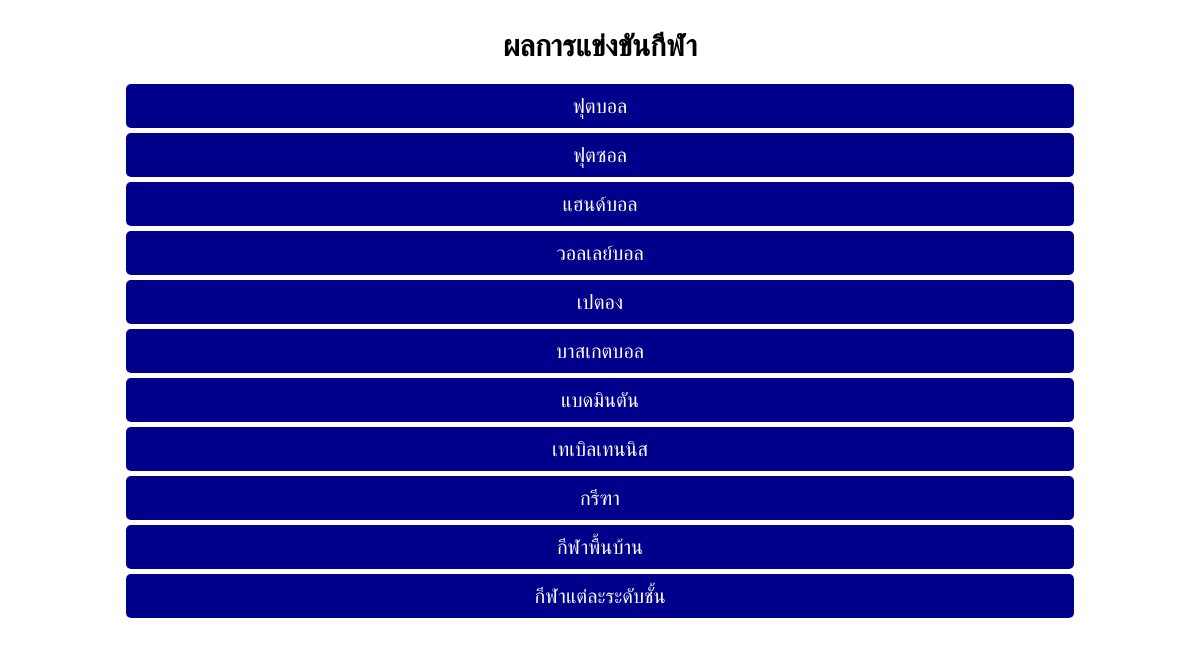
The app's page /report.php with its own data.
### tables this page shows
CREATE TABLE `sports` (
  `sport_id` int(11) NOT NULL,
  `sport_name` varchar(128) NOT NULL,
  `sport_type` varchar(64) NOT NULL,
  `sport_degree` varchar(16) NOT NULL,
  `sport_gender` varchar(8) NOT NULL,
  `sport_amount` int(2) NOT NULL,
  `sport_note` varchar(256) NOT NULL
);

### report.php (the view, shortened to what this page needs)
<?php include 'conn.php'; ?>
<!DOCTYPE html>
<html lang="en">
    <head>
        <link rel="stylesheet" href="https://cdnjs.cloudflare.com/ajax/libs/font-awesome/6.6.0/css/all.min.css" />
    </head>
    <body>
        <div class="menu-container">
        <div class="menu-title" style="font-weight: 650;">ผลการแข่งขันกีฬา</div>
        <ul class="table-menu">
        <?php
            $sql_find_sport_type = "SELECT * FROM `sports` GROUP BY `sport_type` ORDER BY `sports`.`sport_id` ASC";
            $result_find_sports_type = mysqli_query($conn, $sql_find_sport_type);
            if (mysqli_num_rows($result_find_sports_type) > 0) {
                while ($row_find_sports_type = mysqli_fetch_assoc($result_find_sports_type)) {
                    echo "<li onclick=\"toggleMenu('".$row_find_sports_type['sport_type']."')\">".$row_find_sports_type['sport_type']."</li>";
                }
            }
            ?>
    </body>
</html>

### report.php (style rules this page uses)
body { font-family: "Mitr", sans-serif; }
.menu-container { width: 80%; max-width: 1200px; margin: auto; padding: 20px; }
.menu-title { font-size: 30px; text-align: center; margin-bottom: 20px; }
.table-menu { list-style: none; padding: 0; margin: 0; }
.table-menu > li { background-color: darkblue; font-size: 20px; color: white; padding: 10px; text-align: center; cursor: pointer; margin-bottom: 5px; border-radius: 5px; }

### records on screen
sports: sport_type "ฟุตบอล"
sports: sport_type "ฟุตซอล"
sports: sport_type "แฮนด์บอล"
sports: sport_type "วอลเลย์บอล"
sports: sport_type "เปตอง"
sports: sport_type "บาสเกตบอล"
sports: sport_type "แบดมินตัน"
sports: sport_type "เทเบิลเทนนิส"
sports: sport_type "กรีฑา"
sports: sport_type "กีฬาพื้นบ้าน"
sports: sport_type "กีฬาแต่ละระดับชั้น"
